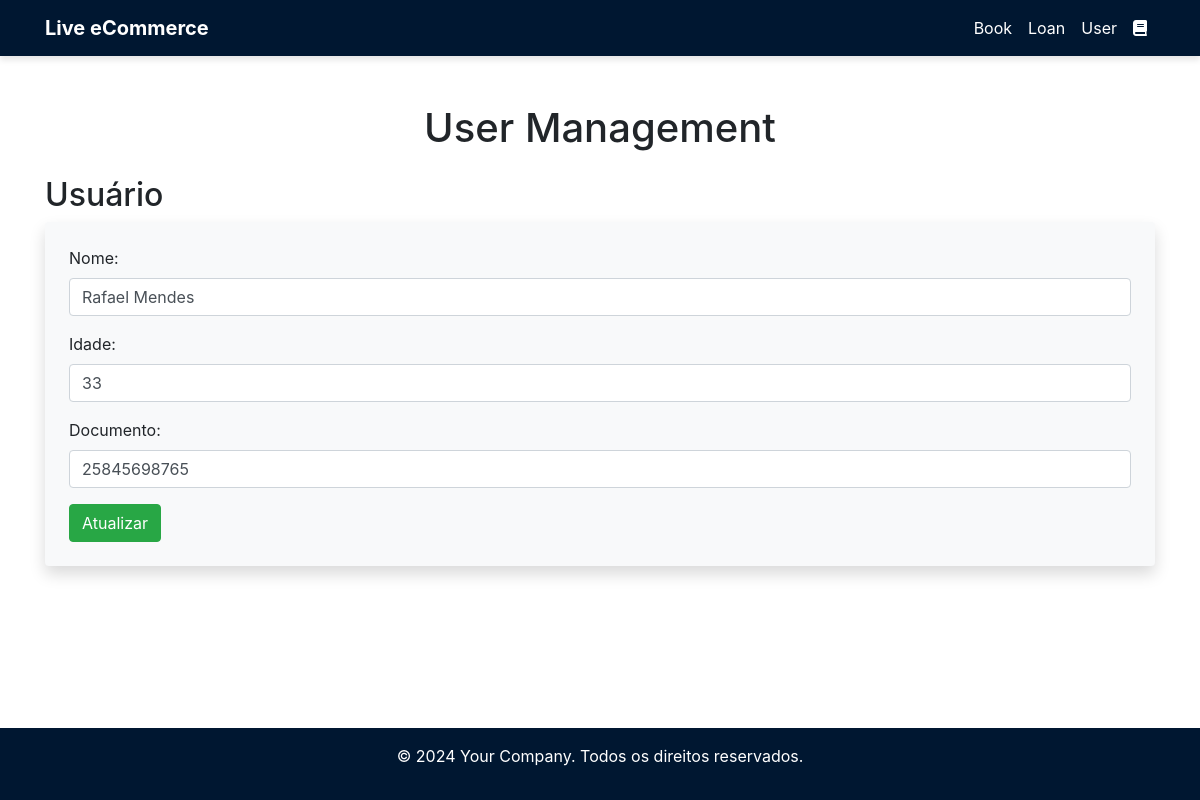
/view/user.php?acao=editar&id=29, run on the app's committed database.
### tables this page shows
CREATE TABLE `users` (
  `id` int NOT NULL AUTO_INCREMENT,
  `name` varchar(100) NOT NULL,
  `age` int NOT NULL,
  `document` varchar(50) NOT NULL,
  PRIMARY KEY (`id`)
);

### includes/conexao.php (called while the page is built, shortened)
<?php
class Conexao {
    public static $instance;
    public static function getInstance() {
        if (!isset(self::$instance)) {
            self::$instance = new PDO('mysql:host=172.17.0.2;dbname=library', 'root', 'root',
                                        array(PDO::MYSQL_ATTR_INIT_COMMAND => "SET NAMES utf8")
                                    );
            self::$instance->setAttribute(PDO::ATTR_ERRMODE, PDO::ERRMODE_EXCEPTION);
            self::$instance->setAttribute(PDO::ATTR_ORACLE_NULLS, PDO::NULL_EMPTY_STRING);
        }
        return self::$instance;
    }
}
?>

### model/userModel.php (called while the page is built, shortened)
<?php
require_once __DIR__ . '/../includes/conexao.php';
require_once __DIR__ . '/../object/userObject.php';
class ModelUser{
  public static $table = 'users';
  public static function buscaId($id) {
    try {
        $sql = "SELECT * FROM ".self::$table." WHERE id = :id";
        $p_sql = Conexao::getInstance()->prepare($sql);
        $p_sql->bindValue(":id", $id);
        $p_sql->execute();
        $result = $p_sql->fetch(PDO::FETCH_ASSOC);
        if ($result) {
            return self::Popular($result);
            return null;
        }
    } catch (Exception $e) {
        print "Ocorreu um erro ao tentar executar esta ação, foi gerado um LOG do mesmo, tente novamente mais tarde.";
    }
}
  public static function Popular($row) {
    $retorno = new User;
    $retorno->setId($row['id']);
    $retorno->setName($row['name']);
    $retorno->setAge($row['age']);
    $retorno->setDocument($row['document']);
    return $retorno;
}
}

### controller/userController.php (called while the page is built, shortened)
<?php
require_once __DIR__ . '/../model/userModel.php';
class ControlUser{
  public static function BuscaId($id){
    return ModelUser::buscaid($id);
  }
}

### object/userObject.php (called while the page is built, shortened)
<?php
class User {
    private $name;
    private $age;
    private $document;
    public function getName()
    {
      return $this->name;
    }
    public function setName($var){
      $this->name = $var;
    }
    public function getAge()
    {
      return $this->age;
    }
    public function setAge($var){
      $this->age = $var;
    }
    public function getDocument()
    {
      return $this->document;
    }
    public function setDocument($var){
      $this->document = $var;
    }
}

### view/user.php (the view, shortened to what this page needs)
<?php
require_once 'header.php';
require_once '../controller/userController.php';
require_once '../model/userModel.php';
$controller = new ControlUser;
$acao = isset($_GET['acao']) ? $_GET['acao'] : '';
$id = isset($_GET['id']) ? $_GET['id'] : '';
if ($acao == 'editar') {
    $editUser = $controller->BuscaId($id);
}
?>
<!DOCTYPE html>
<html lang="pt-BR">
<head>
    <link rel="stylesheet" href="https://stackpath.bootstrapcdn.com/bootstrap/4.5.2/css/bootstrap.min.css">
</head>
<body>
<div class="container mt-5">
    <h1 class="text-center">User Management</h1>
    <?php if ($acao == 'novo' || $acao == 'editar') { ?>
        <h2 class="mt-4">Usuário</h2>
        <form action="user.php" method="POST" class="bg-light p-4 rounded shadow">
            <div class="form-group">
                <label for="name">Nome:</label>
                <input type="text" id="name" name="name" class="form-control"
                       value="<?php echo ($acao === 'editar' && $editUser) ? $editUser->getName() : ''; ?>" required>
            </div>
            <div class="form-group">
                <label for="age">Idade:</label>
                <input type="number" id="age" name="age" class="form-control"
                       value="<?php echo ($acao === 'editar' && $editUser) ? $editUser->getAge() : ''; ?>" required>
            </div>
            <div class="form-group">
                <label for="document">Documento:</label>
                <input type="text" id="document" name="document" class="form-control"
                       value="<?php echo ($acao === 'editar' && $editUser) ? $editUser->getDocument() : ''; ?>" required>
            </div>
            <button type="submit" class="btn btn-success" name="<?php echo ($acao == 'editar') ? 'BtnAtualizar' : 'BtnAdicionar'; ?>">
                <?php echo ($acao == 'editar') ? 'Atualizar' : 'Adicionar'; ?>
            </button>
        </form>
    <?php } ?>
</div>
<?php require_once 'footer.php'; ?>
</body>
</html>

### view/footer.php (style rules this page uses)
html, body { height: 100%; }
body { display: flex; flex-direction: column; }
.container { flex-grow: 1; }

### data on the page
users: name "Rafael Mendes", age "33", document "25845698765"
